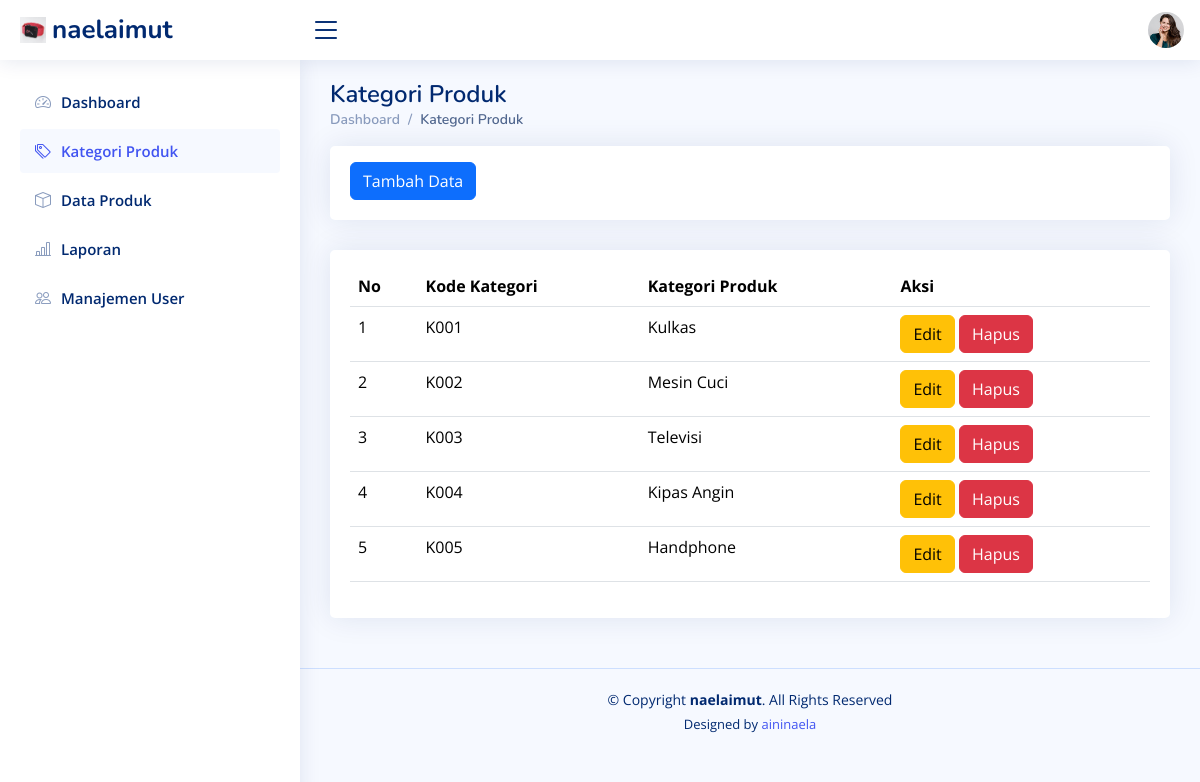
/kategori_produk.php, run on the app's committed database.
### tables this page shows
CREATE TABLE `categories` (
  `id` int(11) NOT NULL,
  `kd_kat` varchar(6) NOT NULL,
  `category_name` varchar(100) NOT NULL
);

### kategori_produk.php (the view, shortened to what this page needs)
<?php $page = basename($_SERVER['PHP_SELF']); ?>
<!DOCTYPE html>
<html lang="en">
<head>
  <link href="assets/vendor/bootstrap/css/bootstrap.min.css" rel="stylesheet">
  <link href="assets/vendor/bootstrap-icons/bootstrap-icons.css" rel="stylesheet">
  <link href="assets/vendor/boxicons/css/boxicons.min.css" rel="stylesheet">
  <link href="assets/vendor/quill/quill.snow.css" rel="stylesheet">
  <link href="assets/vendor/quill/quill.bubble.css" rel="stylesheet">
  <link href="assets/vendor/remixicon/remixicon.css" rel="stylesheet">
  <link href="assets/vendor/simple-datatables/style.css" rel="stylesheet">
  <link href="assets/css/style.css" rel="stylesheet">
</head>
<body>
  <header id="header" class="header fixed-top d-flex align-items-center">
    <div class="d-flex align-items-center justify-content-between">
      <a href="index.php" class="logo d-flex align-items-center">
        <img src="assets/img/product-2.jpg" alt="">
        <span class="d-none d-lg-block">naelaimut</span>
      </a>
      <i class="bi bi-list toggle-sidebar-btn"></i>
    </div>
    <nav class="header-nav ms-auto">
      <ul class="d-flex align-items-center">
        <li class="nav-item dropdown pe-3">
          <a class="nav-link nav-profile d-flex align-items-center pe-0" href="#" data-bs-toggle="dropdown">
            <img src="assets/img/messages-1.jpg" alt="Profile" class="rounded-circle">
          </a>
        </li>
      </ul>
    </nav>
  </header>
  <aside id="sidebar" class="sidebar">
    <ul class="sidebar-nav" id="sidebar-nav">
      <li class="nav-item">
        <a class="nav-link <?= ($page == 'index.php') ? '' : 'collapsed' ?>" href="index.php">
          <i class="bi bi-speedometer2"></i>
          <span>Dashboard</span>
        </a>
      </li>
      <li class="nav-item">
        <a class="nav-link <?= ($page == 'kategori_produk.php') ? '' : 'collapsed' ?>" href="kategori_produk.php">
          <i class="bi bi-tags"></i>
          <span>Kategori Produk</span>
        </a>
      </li>
      <li class="nav-item">
        <a class="nav-link <?= ($page == 'produk.php') ? '' : 'collapsed' ?>" href="produk.php">
          <i class="bi bi-box"></i>
          <span>Data Produk</span>
        </a>
      </li>
      <li class="nav-item">
        <a class="nav-link <?= ($page == 'laporan.php') ? '' : 'collapsed' ?>" href="laporan.php">
          <i class="bi bi-bar-chart-line"></i>
          <span>Laporan</span>
        </a>
      </li>
      <li class="nav-item">
        <a class="nav-link <?= ($page == 'users.php') ? '' : 'collapsed' ?>" href="users.php">
          <i class="bi bi-people"></i>
          <span>Manajemen User</span>
        </a>
      </li>
    </ul>
  </aside>
  <main id="main" class="main">
    <div class="pagetitle">
      <h1>Kategori Produk</h1>
      <nav>
        <ol class="breadcrumb">
          <li class="breadcrumb-item"><a href="index.html">Dashboard</a></li>
          <li class="breadcrumb-item active">Kategori Produk</li>
        </ol>
      </nav>
    </div>
    <div class="row">
      <div class="col-lg-12">
        <div class="card">
          <div class="card-body mt-3">
            <a href="t_kat.php" class="btn btn-primary">Tambah Data</a>
          </div>
        </div>
      </div>
    </div>
    <section class="section">
      <div class="row">
        <div class="col-lg-12">
          <div class="card">
            <div class="card-body mt-3">
              <table class="table datatable">
                <thead>
                  <tr>
                    <th scope="col">No</th>
                    <th scope="col">Kode Kategori</th>
                    <th scope="col">Kategori Produk</th>
                    <th scope="col">Aksi</th>
                  </tr>
                </thead>
                <tbody>
                  <?php
                  include "koneksi.php";
                  $no = 1;
                  $sql = mysqli_query($conn, "SELECT * FROM categories");
                  while ($data = mysqli_fetch_array($sql)) {
                  ?>
                    <tr>
                      <td><?php echo $no++; ?></td>
                      <td><?php echo $data['kd_kat']; ?></td>
                      <td><?php echo $data['category_name']; ?></td>
                      <td>
                        <a href="e_kat.php?id=<?php echo $data['id']; ?>" class="btn btn-warning">Edit</a>
                        <a href="h_kat.php?id=<?php echo $data['id']; ?>" class="btn btn-danger" onclick="return confirm('Apakah Anda Yakin Ingin Menghapus Data?')">Hapus</a>
                      </td>
                    </tr>
                  <?php } ?>
                </tbody>
              </table>
            </div>
          </div>
        </div>
      </div>
    </section>
  </main>
  <footer id="footer" class="footer">
    <div class="copyright">
      &copy; Copyright <strong><span>naelaimut</span></strong>. All Rights Reserved
    </div>
    <div class="credits">
      Designed by <a href="https://www.instagram.com/nlleaay_?igsh=azNlZDVhdWxiNGZr">aininaela</a>
    </div>
  </footer>
</body>
</html>

### assets/css/style.css (style rules this page uses)
:root { scroll-behavior: smooth; }
body { font-family: "Open Sans", sans-serif; background: #f6f9ff; color: #444444; }
a { color: #4154f1; text-decoration: none; }
h1, h2, h3, h4, h5, h6 { font-family: "Nunito", sans-serif; }
#main { margin-top: 60px; padding: 20px 30px; transition: all 0.3s; }
.pagetitle { margin-bottom: 10px; }
.pagetitle h1 { font-size: 24px; margin-bottom: 0; font-weight: 600; color: #012970; }
.card { margin-bottom: 30px; border: none; border-radius: 5px; box-shadow: 0px 0 30px rgba(1, 41, 112, 0.1); }
.card-body { padding: 0 20px 20px 20px; }
.breadcrumb { font-size: 14px; font-family: "Nunito", sans-serif; color: #899bbd; font-weight: 600; }
.breadcrumb a { color: #899bbd; transition: 0.3s; }
.breadcrumb .breadcrumb-item::before { color: #899bbd; }
.breadcrumb .active { color: #51678f; font-weight: 600; }
.logo { line-height: 1; }
@media (min-width: 1200px) { .logo { width: 280px; } }
.logo img { max-height: 26px; margin-right: 6px; }
.logo span { font-size: 26px; font-weight: 700; color: #012970; font-family: "Nunito", sans-serif; }
.header { transition: all 0.5s; z-index: 997; height: 60px; box-shadow: 0px 2px 20px rgba(1, 41, 112, 0.1); background-color: #fff; padding-left: 20px; }
.header .toggle-sidebar-btn { font-size: 32px; padding-left: 10px; cursor: pointer; color: #012970; }
.header-nav ul { list-style: none; }
.header-nav>ul { margin: 0; padding: 0; }
.header-nav .nav-profile { color: #012970; }
.header-nav .nav-profile img { max-height: 36px; }
.sidebar { position: fixed; top: 60px; left: 0; bottom: 0; width: 300px; z-index: 996; transition: all 0.3s; padding: 20px; overflow-y: auto; scrollbar-width: thin; scrollbar-color: #aab7cf transparent; box-shadow: 0px 0px 20px rgba(1, 41, 112, 0.1); background-color: #fff; }
@media (min-width: 1200px) { #main, #footer { margin-left: 300px; } }
.sidebar-nav { padding: 0; margin: 0; list-style: none; }
.sidebar-nav li { padding: 0; margin: 0; list-style: none; }
.sidebar-nav .nav-item { margin-bottom: 5px; }
.sidebar-nav .nav-link { display: flex; align-items: center; font-size: 15px; font-weight: 600; color: #4154f1; transition: 0.3; background: #f6f9ff; padding: 10px 15px; border-radius: 4px; }
.sidebar-nav .nav-link i { font-size: 16px; margin-right: 10px; color: #4154f1; }
.sidebar-nav .nav-link.collapsed { color: #012970; background: #fff; }
.sidebar-nav .nav-link.collapsed i { color: #899bbd; }
.footer { padding: 20px 0; font-size: 14px; transition: all 0.3s; border-top: 1px solid #cddfff; }
.footer .copyright { text-align: center; color: #012970; }
.footer .credits { padding-top: 5px; text-align: center; font-size: 13px; color: #012970; }

### data on the page
categories: kd_kat "K001", category_name "Kulkas"
categories: kd_kat "K002", category_name "Mesin Cuci"
categories: kd_kat "K003", category_name "Televisi"
categories: kd_kat "K004", category_name "Kipas Angin"
categories: kd_kat "K005", category_name "Handphone"
